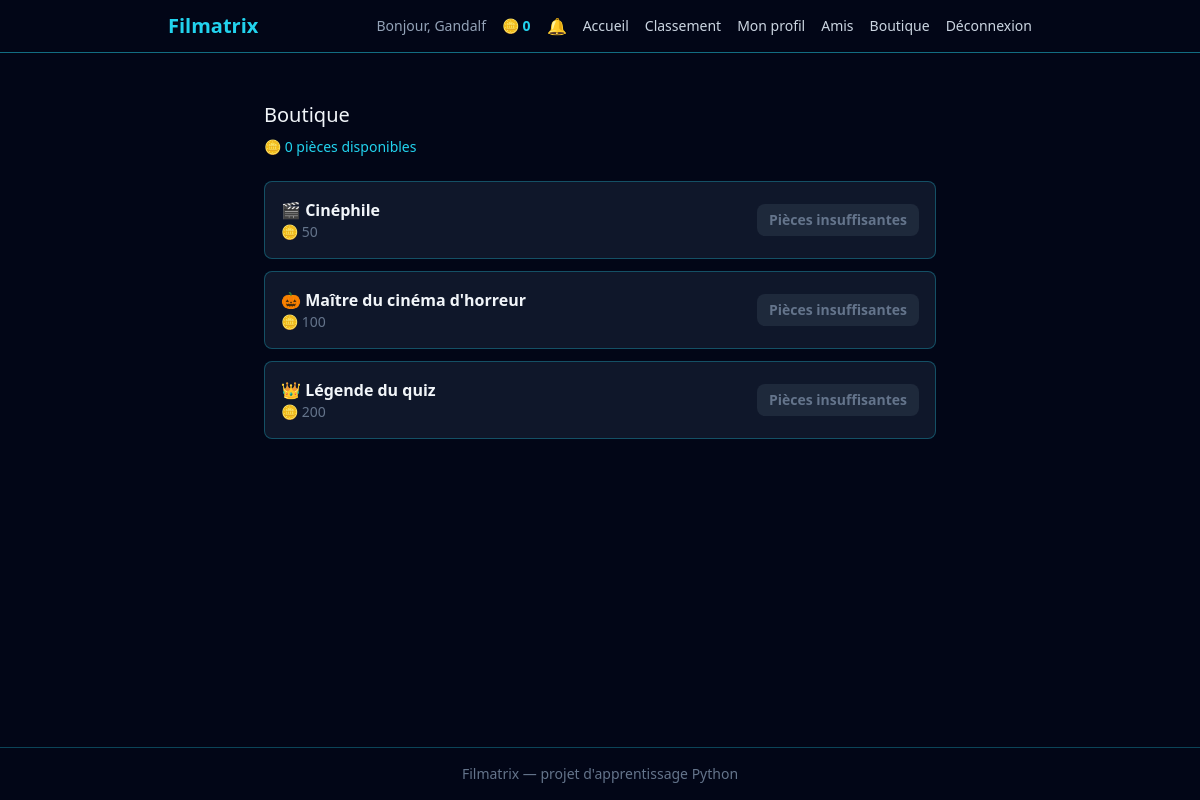
/boutique (signed in), run on an earlier commit of the app's database.
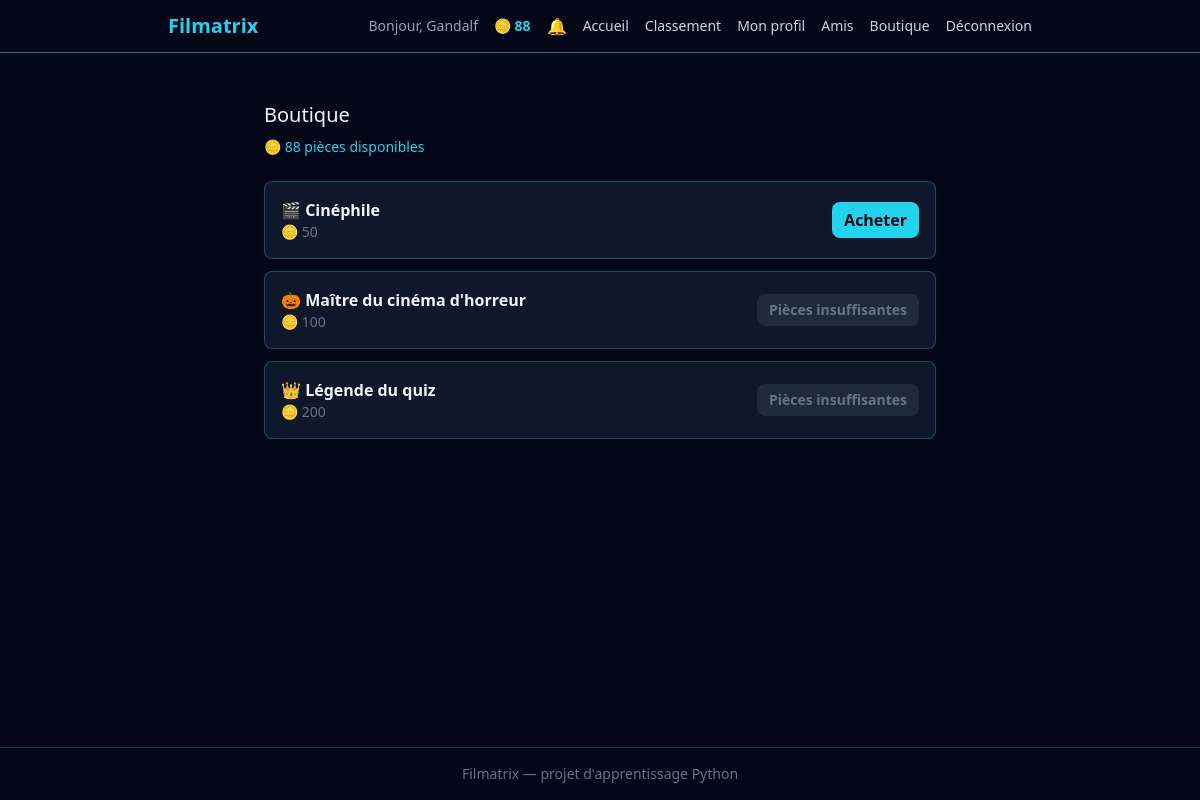
And on a later commit of the database.
### src/models.py (models this page shows, shortened)
class User(db.Model, UserMixin):
    __tablename__ = "users"
    id = db.Column(db.Integer, primary_key=True)
    username = db.Column(db.String(50), unique=True, nullable=False)
    email = db.Column(db.String(120), unique=True, nullable=False)
    password_hash = db.Column(db.String(255), nullable=False)
    total_xp = db.Column(db.Integer, nullable=False, default=0)
    coins = db.Column(db.Integer, nullable=False, default=0)
    equipped_title = db.Column(db.String(50), nullable=True)
    is_admin = db.Column(db.Boolean, nullable=False, default=False)
    avatar = db.Column(db.String(10), nullable=True)
    bio = db.Column(db.String(280), nullable=True)

### app.py (the view)
    @app.route("/boutique")
    @login_required
    def shop() -> str:
        shop_titles = []
        for code, info in TITLES.items():
            shop_titles.append(
                {
                    "code": code,
                    "name": info["name"],
                    "price": info["price"],
                    "owned": owns_title(current_user, code),
                    "affordable": current_user.coins >= info["price"],
                }
            )
        return render_template("boutique.html", shop_titles=shop_titles)

### src/notifications.py (called while the page is built)
def get_unread_count(user_id: int) -> int:
    return Notification.query.filter_by(user_id=user_id, is_read=False).count()

### src/shop.py (called while the page is built)
def owns_title(user, title_code: str) -> bool:
    return any(title.title_code == title_code for title in user.titles)

### templates/boutique.html
{% extends "base.html" %}
{% block content %}
<div class="max-w-2xl mx-auto mt-8">
    <h2 class="text-xl mb-2">Boutique</h2>
    <p class="text-cyan-400 text-sm mb-6">🪙 {{ current_user.coins }} pièces disponibles</p>
    <div class="flex flex-col gap-3">
        {% for title in shop_titles %}
        <div class="flex items-center justify-between bg-slate-900 border border-cyan-400/30 rounded-lg px-4 py-4">
            <div>
                <p class="font-bold">{{ title.name }}</p>
                <p class="text-sm text-slate-500">🪙 {{ title.price }}</p>
            </div>
            {% if title.owned %}
                {% if current_user.equipped_title == title.code %}
                    <span class="text-cyan-400 text-sm font-bold px-3 py-1.5">✓ Équipé</span>
                {% else %}
                    <form method="POST" action="{{ url_for('equip_title', title_code=title.code) }}">
                        <button type="submit" class="bg-slate-800 hover:bg-slate-700 text-slate-300 text-sm font-bold px-3 py-1.5 rounded-lg transition">
                            Équiper
                        </button>
                    </form>
                {% endif %}
            {% elif not title.affordable %}
                <button disabled class="bg-slate-800 text-slate-500 text-sm font-bold px-3 py-1.5 rounded-lg cursor-not-allowed">
                    Pièces insuffisantes
                </button>
            {% else %}
                <form method="POST" action="{{ url_for('buy_title', title_code=title.code) }}">
                    <button type="submit" class="bg-cyan-400 hover:bg-cyan-300 text-slate-950 font-bold px-3 py-1.5 rounded-lg transition">
                        Acheter
                    </button>
                </form>
            {% endif %}
        </div>
        {% endfor %}
    </div>
</div>
{% endblock %}

### templates/base.html (shortened to what this page needs)
<!DOCTYPE html>
<html lang="fr">
<head>
    <link rel="stylesheet" href="{{ url_for('static', filename='css/output.css') }}">
</head>
<body class="bg-slate-950 text-slate-100 min-h-screen flex flex-col">
    <header class="border-b border-cyan-400/50">
    <nav class="max-w-4xl mx-auto px-4 py-3">
        <div class="flex items-center justify-between">
            <a href="{{ url_for('home') }}" class="text-xl font-bold text-cyan-400">
                Filmatrix
            </a>
            <div class="flex items-center gap-4">
                {% if current_user.is_authenticated %}
                    <span class="text-slate-400 text-sm">Bonjour, {{ current_user.username }}</span>
                    <span class="text-cyan-400 text-sm font-bold flex items-center gap-1">
                         🪙 {{ current_user.coins }}
                    </span>
                    <div class="relative">
                        <button id="notification-bell" class="relative text-slate-300 hover:text-cyan-400 transition" aria-label="Notifications">
                            🔔
                        </button>
                    </div>
                {% endif %}
                <div class="hidden md:flex items-center gap-4 text-sm">
                    <a href="{{ url_for('home') }}" class="text-slate-300 hover:text-cyan-400 transition">Accueil</a>
                    <a href="{{ url_for('leaderboard') }}" class="text-slate-300 hover:text-cyan-400 transition">Classement</a>
                    {% if current_user.is_authenticated %}
                        <a href="{{ url_for('profile') }}" class="text-slate-300 hover:text-cyan-400 transition">Mon profil</a>
                        <a href="{{ url_for('friends_list') }}" class="text-slate-300 hover:text-cyan-400 transition">Amis</a>
                        <a href="{{ url_for('shop') }}" class="text-slate-300 hover:text-cyan-400 transition">Boutique</a>
                        <a href="{{ url_for('logout') }}" class="text-slate-300 hover:text-cyan-400 transition">Déconnexion</a>
                    {% else %}
                        <a href="{{ url_for('login') }}" class="text-slate-300 hover:text-cyan-400 transition">Connexion</a>
                        <a href="{{ url_for('register') }}" class="bg-cyan-400 hover:bg-cyan-300 text-slate-950 font-bold px-3 py-1.5 rounded-lg transition">Inscription</a>
                    {% endif %}
                </div>
            </div>
        </div>
    </nav>
</header>
    <main class="flex-1 p-4">
        {% block content %}{% endblock %}
    </main>
    <footer class="border-t border-cyan-400/30 text-center text-slate-500 text-sm py-4">
        Filmatrix — projet d'apprentissage Python
    </footer>
</body>
</html>

What changed in the data, as far as the page shows it:
changed User "Gandalf": coins "0" → "88"
Also different on the page:
list line gone: "Pièces insuffisantes"
new list line: "Acheter"
